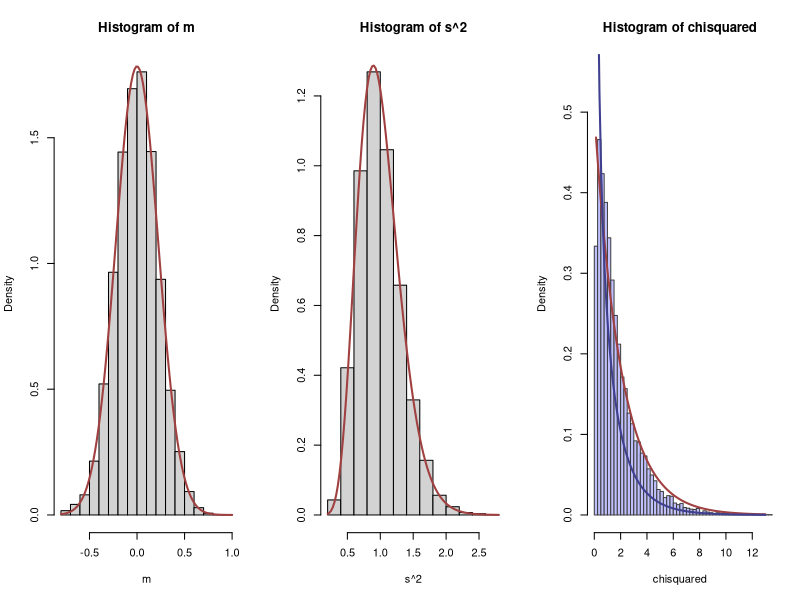

This chart was generated by the following R code:
#
# Simulate data, one iteration per column of `x`.
#
n <- 20
n.sim <- 1e4

#n <- 5
#n.sim <- 3

bins <- qnorm(seq(0, 1, 1/4))
x <- matrix(rnorm(n*n.sim), nrow=n)
#
# Compute statistics.
#

# compute mean of each column
m <- colMeans(x)

# compute std dev of each column
s <- apply(sweep(x, 2, m), 2, sd)

# for each column, count and bin the elements (rows)
# create "count" where
# rows are bins 1,2,3,4
# cols are the 10,000 simulations
counts <- apply(matrix(as.numeric(cut(x, bins)), nrow=n), 2, tabulate, nbins=4)

#   for each m[i], s[i] pair, i = 1,...,n.sim
#      generate cdf[i] = pnorm(bins, m[i], s[i]) corresponding to the vector of percentiles given by "bins"
#      calculate diff( cdf[i] ) i.e. calculate the increment sizes in the "Y-axis"
#      calculate the expected number of entities in each bin by multiplying diff( cdf[i] ) with n
expectations <- mapply(function(m,s) n*diff(pnorm(bins, m, s)), m, s)

# compute the chi-squared statistic for each column: for each column,
#  1) for each element (row), calculate chi2 = ( count-expectation )^2/expectation
#  2) sum all the chi2's; this is done using colSums function
chisquared <- colSums((counts - expectations)^2 / expectations)
#
# Plot histograms of means, variances, and chi-squared stats.  The first
# two confirm all is working as expected.
#
mfrow <- par("mfrow")
par(mfrow=c(1,3))
red <- "#a04040"  # Intended to show correct distributions
blue <- "#404090" # To show the putative chi-squared distribution

# plot 1
hist(m, freq=FALSE)
curve(dnorm(x, sd=1/sqrt(n)), add=TRUE, col=red, lwd=2)

# plot 2
hist(s^2, freq=FALSE)
curve(dchisq(x*(n-1), df=n-1)*(n-1), add=TRUE, col=red, lwd=2)


# plot 3
hist(chisquared, freq=FALSE, breaks=seq(0, ceiling(max(chisquared)), 1/4), 
     xlim=c(0, 13), ylim=c(0, 0.55), 
     col="#c0c0ff", border="#404040")
curve(ifelse(x <= 0, Inf, dchisq(x, df=2)), add=TRUE, col=red, lwd=2)
curve(ifelse(x <= 0, Inf, dchisq(x, df=1)), add=TRUE, col=blue, lwd=2)

par(mfrow=mfrow)